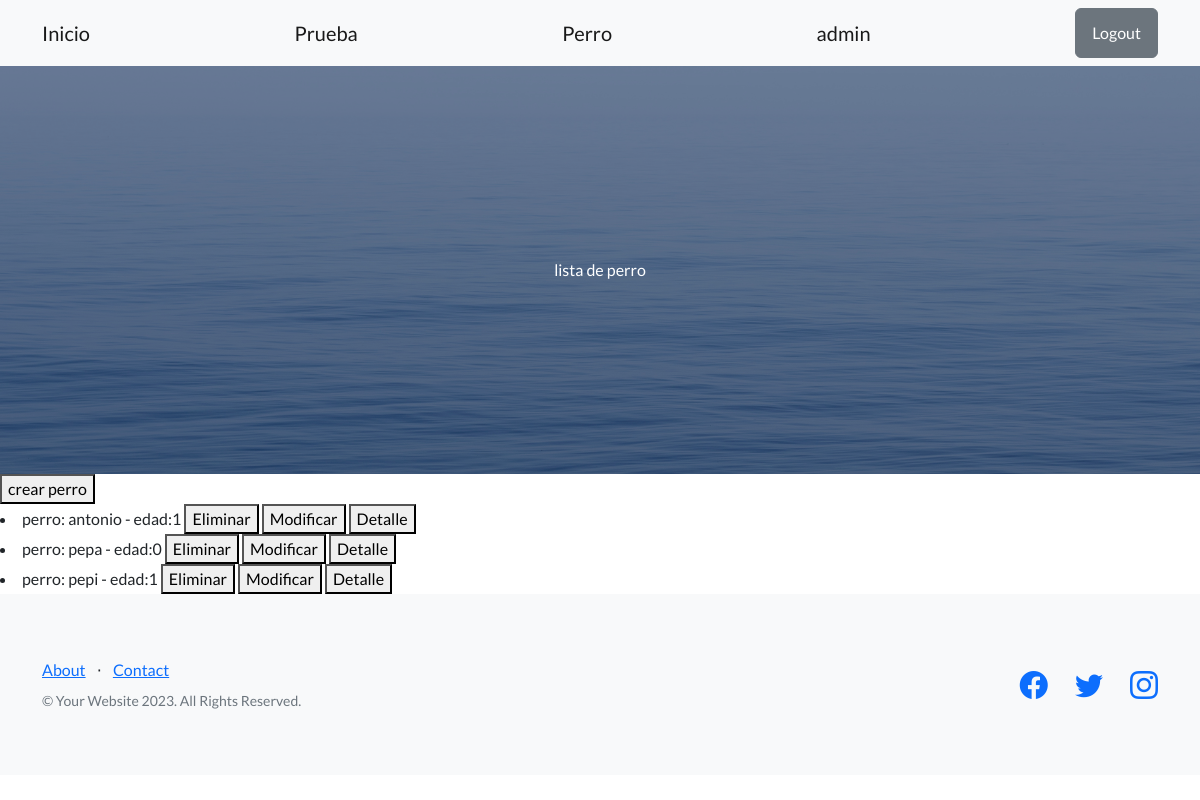
The page /perros/ (signed in) on the database its author committed.
### inicio/models.py (models this page shows)
class Perro(models.Model): #tratar de poner como nombre algo en singular
    nombre = models.CharField(max_length=20)
    edad = models.IntegerField()
    descripcion = models.TextField(null=True)
    def __str__(self):
        return f"perro: {self.nombre} - edad:{self.edad}"

### inicio/views.py (the view)
# urls.py: path("perros/",views.ListarPerros.as_view(), name="listar_perros"),
class ListarPerros(ListView):
    model = Perro
    template_name = "inicio/CBV/listar_perros_CBV.html"
    context_object_name = "perros"

### inicio/templates/inicio/CBV/listar_perros_CBV.html (shortened to what this page needs)
{% extends 'bases.html' %}
{% block h1_header %}
lista de perro
{% endblock h1_header %}
{% block contenido %}
<button>
    <a class="navbar-brand" href={% url 'inicio:crear_perro' %}>crear perro</a>
</button>
{% if perros %}
{% for perro in perros %}
<li>
    {{perro}}
    <button>
        <a class="navbar-brand" href= {% url 'inicio:eliminar_perro' perro.id %} >Eliminar</a>
    </button>
    <button>
        <a class="navbar-brand" href= {% url 'inicio:modificar_perro' perro.id %} >Modificar</a>
    </button>
    <button>
        <a class="navbar-brand" href= {% url 'inicio:mostrar_perro' perro.id %} >Detalle</a>
    </button>
</li>
{% endfor %}
{% else %}
<p>No se encontraron resultados</p>
{% endif %}
{% endblock contenido %}

### templates/bases.html (shortened to what this page needs)
<!DOCTYPE html>
{% load static %}
<html lang="en">
    <head>
        <link href="https://cdn.jsdelivr.net/npm/bootstrap-icons@1.5.0/font/bootstrap-icons.css" rel="stylesheet" type="text/css" />
        <link href= {% static  "css/styles.css" %} rel="stylesheet"  />
    </head>
    <body>
        <nav class="navbar navbar-light bg-light static-top">
            <div class="container">
                <a class="navbar-brand" href={% url 'inicio:inicio' %}>Inicio</a>
                <a class="navbar-brand" href={% url 'inicio:prueba' %}>Prueba</a>
                <a class="navbar-brand" href={% url 'inicio:listar_perros' %}>Perro</a>
                {% if request.user.is_authenticated %}
                <a class="navbar-brand" href="#"> {{request.user.username}} </a>
                <a class="btn btn-secondary" href= {% url 'usuario:logout' %} >Logout</a>
                {% else %}
                <a class="btn btn-primary" href= {% url 'usuario:login' %} >Login</a>
                <a class="btn btn-primary" href= {% url 'usuario:registrarse' %} >Registrarse</a>
                {% endif %}
            </div>
        </nav>
{% block header %}
<header class="masthead">
    <div class="container position-relative">
        <div class="row justify-content-center">
            <div class="col-xl-6">
                <div class="text-center text-white">
                    {% block h1_header %}{% endblock h1_header %}
                </div>
            </div>
        </div>
    </div>
</header>
{% endblock header %}
{% block contenido %}{% endblock contenido %}
                <footer class="footer bg-light">
                    <div class="container">
                        <div class="row">
                            <div class="col-lg-6 h-100 text-center text-lg-start my-auto">
                                <ul class="list-inline mb-2">
                                    <li class="list-inline-item"><a href="#!">About</a></li>
                                    <li class="list-inline-item">⋅</li>
                                    <li class="list-inline-item"><a href="#!">Contact</a></li>
                                </ul>
                                <p class="text-muted small mb-4 mb-lg-0">&copy; Your Website 2023. All Rights Reserved.</p>
                            </div>
                            <div class="col-lg-6 h-100 text-center text-lg-end my-auto">
                                <ul class="list-inline mb-0">
                                    <li class="list-inline-item me-4">
                                        <a href="#!"><i class="bi-facebook fs-3"></i></a>
                                    </li>
                                    <li class="list-inline-item me-4">
                                        <a href="#!"><i class="bi-twitter fs-3"></i></a>
                                    </li>
                                    <li class="list-inline-item">
                                        <a href="#!"><i class="bi-instagram fs-3"></i></a>
                                    </li>
                                </ul>
                            </div>
                        </div>
                    </div>
                </footer>
            </body>
        </html>

### rows shown on the page
Perro: nombre+edad "perro: antonio - edad:1"
Perro: nombre+edad "perro: pepa - edad:0"
Perro: nombre+edad "perro: pepi - edad:1"

### other values the page prints
{{ request.user.username }} "admin"
